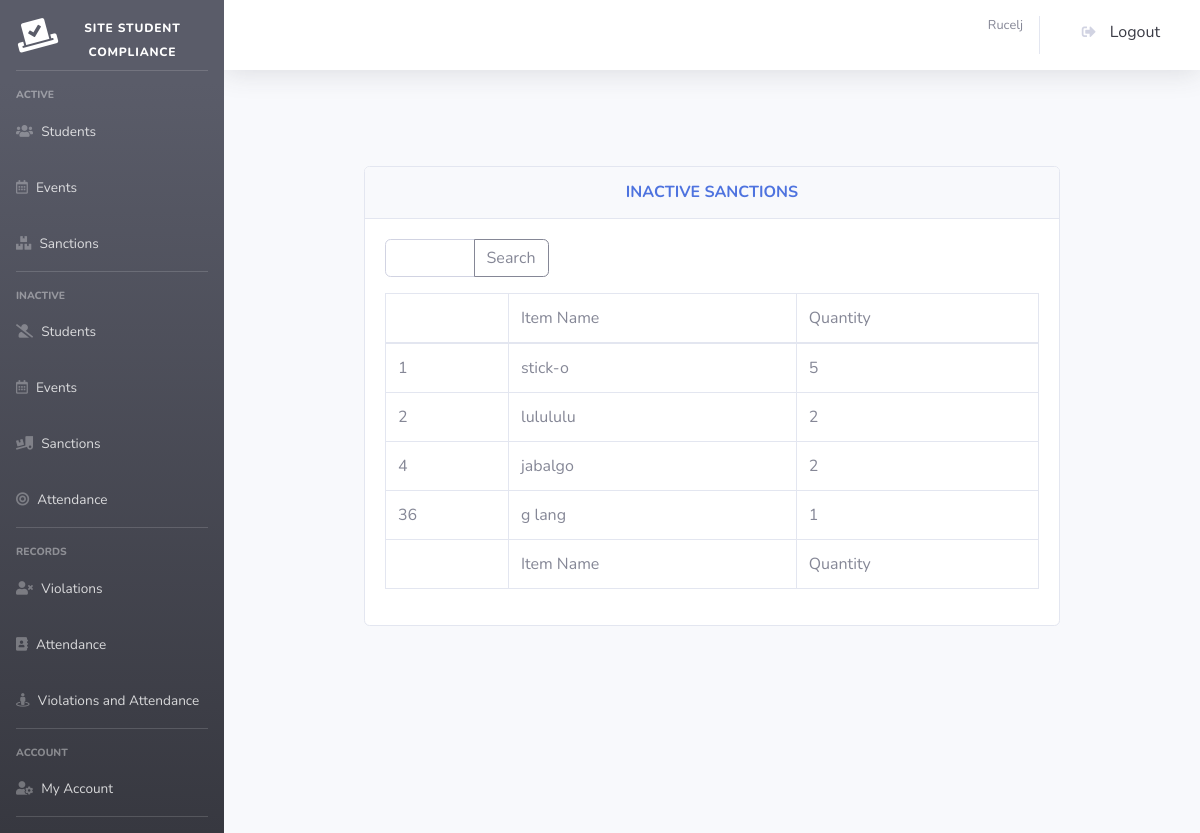
The page /sanc_inactive_manage.php (signed in) on the database its author committed.
### tables this page shows
CREATE TABLE `sanctions` (
  `sanction_id` int(11) NOT NULL,
  `sanction_name` text NOT NULL,
  `quantity` int(11) NOT NULL,
  `status` int(11) NOT NULL
);

### perfect_function.php (called while the page is built, shortened)
<?php
function getConnection()
{
	$servername = "localhost";
	$username = "root";
	$password = "";
	$dbname = "xx";
	$conn = new mysqli($servername, $username, $password, $dbname);
	return $conn;
}
function get_where_custom($table_name, $column, $value)
{
	$conn = getConnection();
	$sql = "SELECT * FROM $table_name where ".$column."='".$value."'";
	$result = $conn->query($sql);
	return $result;
}
?>

### sanc_inactive_manage.php (the view, shortened to what this page needs)
<?php
include "header.php";
include "perfect_function.php";
?>
<div align=center>
<br>
<br><br>
<div class="card w-75">
            <div class="card-header py-3">
              <h6 class="m-0 font-weight-bold text-primary">INACTIVE SANCTIONS</h6>
            </div>
            <div class="card-body">
            <form method="post" action="sanc_inactive_search.php">
                    <div class="input-group mb-3 w-25" style="float: left;">
                    <input type="text" class="form-control" placeholder="" name="search" autocomplete="off" required>
                        <div class="input-group-append">
                            <button class="btn btn-outline-secondary" type="submit" id="button-addon2">Search</button>
                        </div>
                        </div>
                </form>
              <div class="table-responsive">
                <table class="table table-bordered" id="dataTable" width="100%" cellspacing="0">
    <thead>
    <tr>
        <td>&nbsp;</td>
        <td>Item Name</td>
        <td>Quantity</td>
    </tr>
    </thead>
    <tfoot>
    <tr>
        <td>&nbsp;</td>
        <td>Item Name</td>
        <td>Quantity</td>
    </tr>
    </tfoot>
    <tbody>
    <?php
        $table_name="sanctions";
        $column = "status";
        $condition=1;
        $get_userData = get_where_custom($table_name, $column, $condition);
        foreach ($get_userData as $key => $row) {
            $sanction_id=$row['sanction_id'];
            $sanction_name=$row['sanction_name'];
            $quantity=$row['quantity'];
    ?>
    <tr>
        <td><?= $sanction_id ?></td>
        <td><?= $sanction_name ?></td>
        <td><?= $quantity ?></td>
    </tr>
        <?php   }   ?>
    </tbody>
</table>
</div>
</div>
</div>

### rows shown on the page
sanctions: sanction_id "1", sanction_name "stick-o", quantity "5"
sanctions: sanction_id "2", sanction_name "lulululu", quantity "2"
sanctions: sanction_id "4", sanction_name "jabalgo", quantity "2"
sanctions: sanction_id "36", sanction_name "g lang", quantity "1"

### other values the page prints
$_SESSION['firstlast'] "Rucelj"
